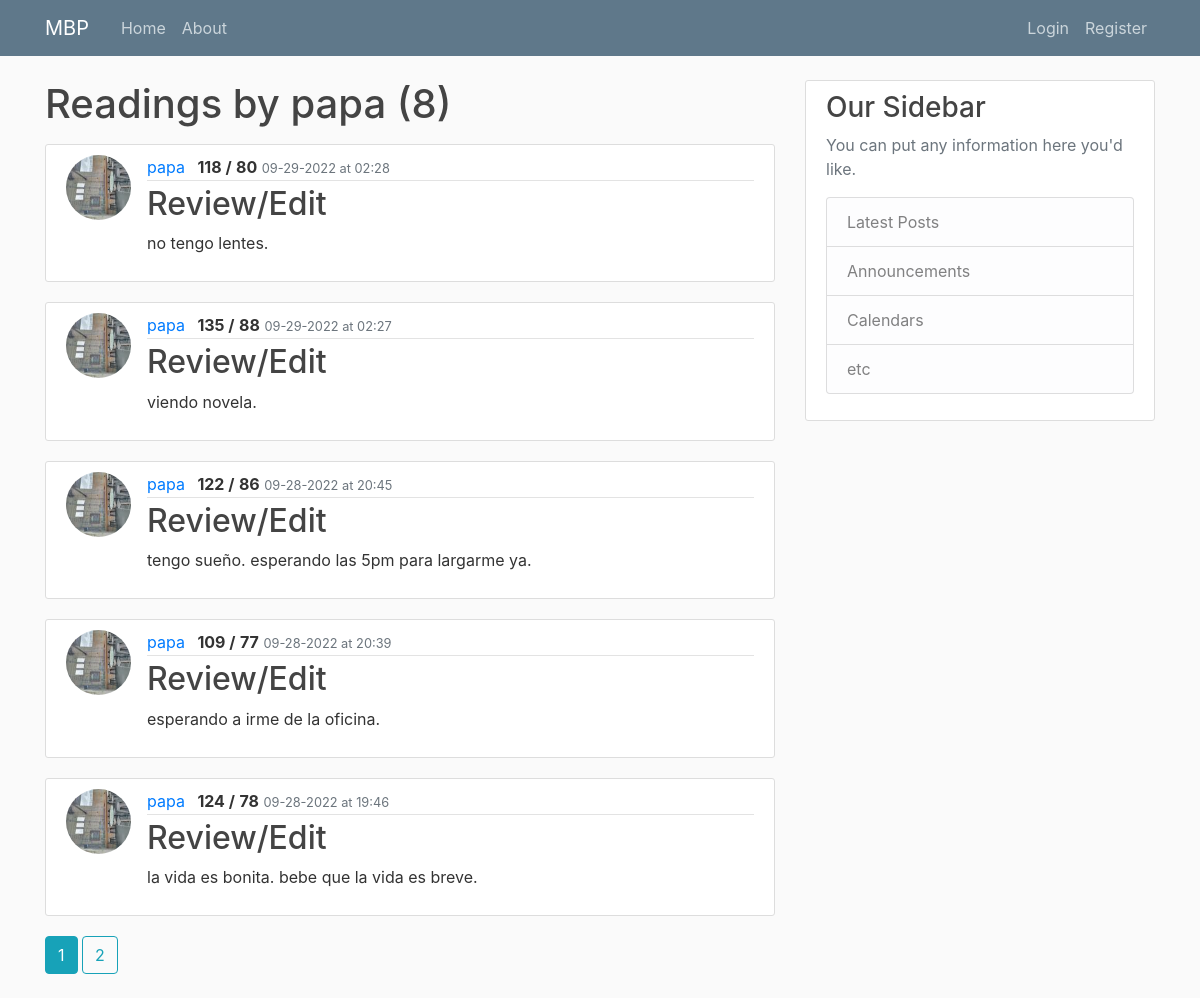
/user/papa, run on an earlier commit of the app's database.
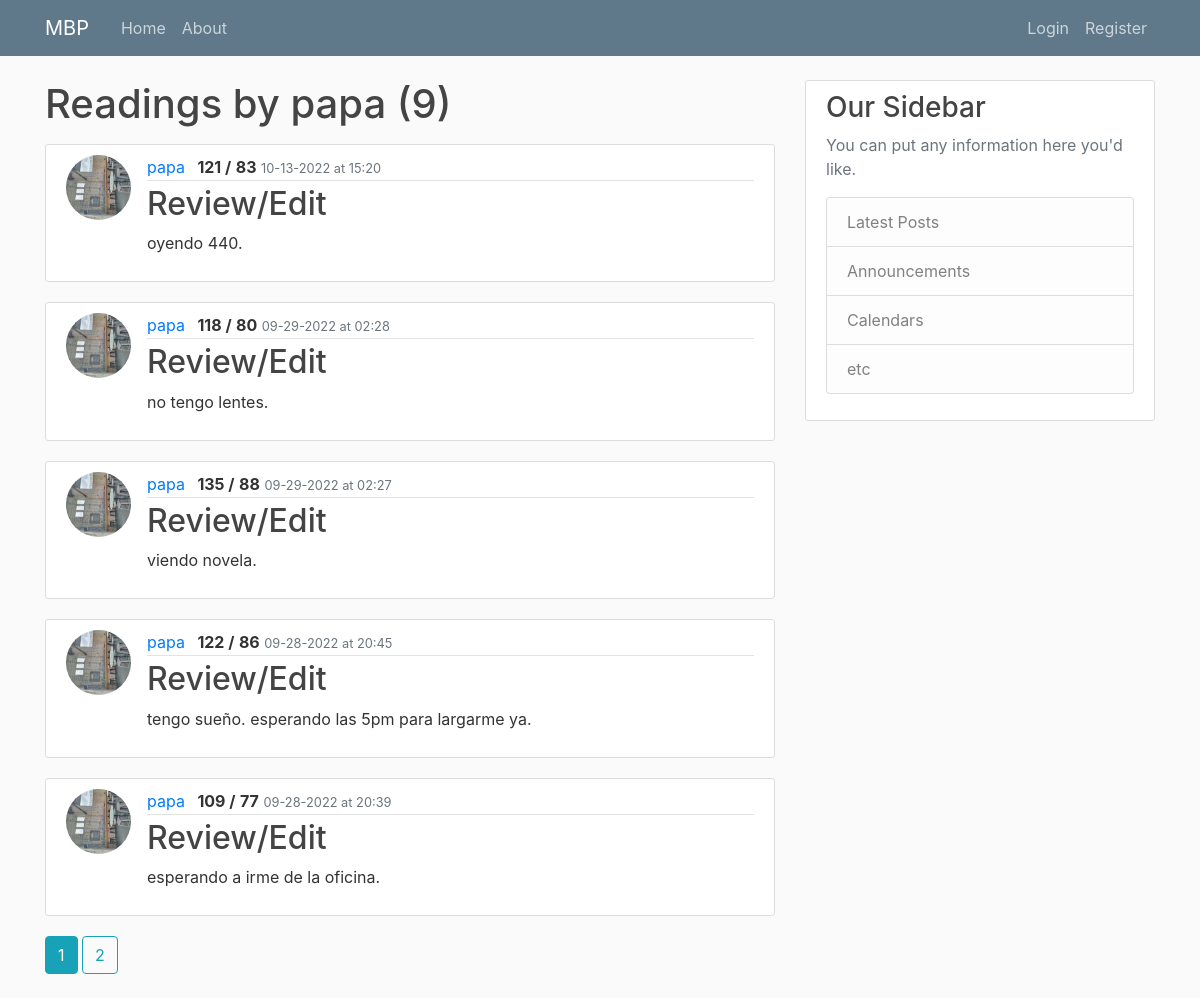
And on a later commit of the database.
### mbp/models.py (models this page shows, shortened)
class Reading(db.Model):
    id = db.Column(db.Integer, primary_key=True)
    sys = db.Column(db.String(3), nullable=False)
    dia = db.Column(db.String(3), nullable=False)
    notes = db.Column(db.Text, nullable=False)
    date_posted = db.Column(db.DateTime, nullable=False, default=datetime.utcnow)
    user_id = db.Column(db.Integer, db.ForeignKey('user.id'), nullable=False)

class User(db.Model, UserMixin):
    id = db.Column(db.Integer, primary_key=True)
    username = db.Column(db.String(20), unique=True, nullable=False)
    email = db.Column(db.String(120), unique=True, nullable=False)
    image_file = db.Column(db.String(20), nullable=False, default='default.jpg')
    password = db.Column(db.String(60), nullable=False)
    readings = db.relationship('Reading', backref='user', lazy=True)

### mbp/users/routes.py (the view)
@users.route('/user/<string:username>')
def user_readings(username):
    page = request.args.get('page', 1, type=int) #Grab the page we want. In this case page one. Set type integer as the page number.
    user = User.query.filter_by(username=username).first_or_404()
    reading = Reading.query.filter_by(user=user)\
        .order_by(Reading.date_posted.desc())\
        .paginate(page=page, per_page=5) #Show 5 readings per page. Can use http://localhost:8000/home?page=3 to navigate to pages.
    return render_template('user_readings.html', reading=reading, user=user)

### mbp/templates/user_readings.html
{% extends "base.html" %}
{% block content %}
    <h1 class="mb-3">Readings by {{ user.username }} ({{ reading.total }})</h1>
    {% for reading in reading.items %}
    <article class="media content-section">
      <img class="rounded-circle article-img" src="{{ url_for('static', filename='profile_pics/' + reading.user.image_file) }}" />
      <div class="media-body">
        <div class="article-metadata">
          <a class="mr-2" href="{{ url_for('users.user_readings', username=reading.user.username) }}">{{ reading.user.username }}</a>
          <text class="font-weight-bold">{{ reading.sys }} /</text>
          <text class="font-weight-bold">{{ reading.dia}}</text>
          <small class="text-muted">{{ reading.date_posted.strftime('%m-%d-%Y at %H:%M') }}</small>
        </div>
        <h2><a class="article-title" href="{{ url_for('readings.reading', reading_id=reading.id) }}">Review/Edit</a></h2>
          <p class="article-content">{{ reading.notes }}</p>
      </div>
    </article>
    {% endfor %}
    {% for page_num in reading.iter_pages(left_edge=1, right_edge=1, left_current=1, right_current=2) %}
      {% if page_num %}
        {% if reading.page == page_num %}
          <a class="btn btn-info mb-4" href="{{ url_for('users.user_readings', username=user.username, page=page_num) }}">{{ page_num }}</a>
        {% else %}
          <a class="btn btn-outline-info mb-4" href="{{ url_for('users.user_readings', username=user.username, page=page_num) }}">{{ page_num }}</a>
        {% endif %}
      {% else %}
        ...
      {% endif %}
    {% endfor %}
{% endblock content %}

What changed in the data, as far as the page shows it:
no longer on this page (row unchanged): Reading: image_file (picture), user.username "papa", sys "124", dia "78", date_posted "09-28-2022 at 19:46", notes "la vida es bonita. bebe que la vida es breve."
added Reading: image_file (picture), user.username "papa", sys "121", dia "83", date_posted "10-13-2022 at 15:20", notes "oyendo 440."
Also different on the page:
{{ reading.total }}: "8" → "9"
